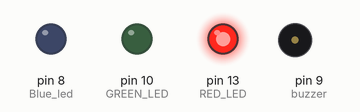
The sketch below on a simulated Arduino Uno, built with avr-gcc and run on an emulated ATmega328P. Shown: output pins drawn as LEDs (lit = HIGH), buzzer (waves = sounding).

Above: at 1.0 s.
At 3.2 s:
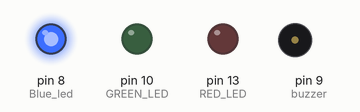
At 5.9 s:
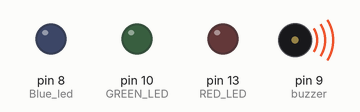
At 8.9 s:
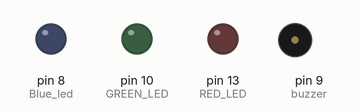
At 12.1 s:
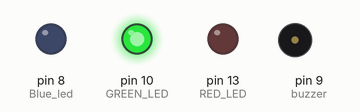
Timing chart, 0 to 12.7 s (numbered marks = the images above):
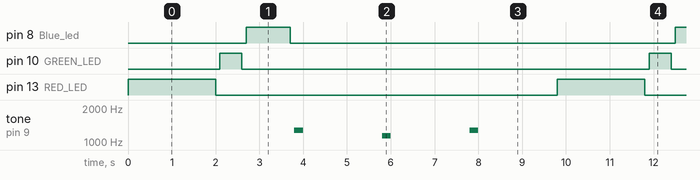

The sketch:

ComputersQuiz-Led_Buzzer_Button.ino
```cpp
void setup() {

  pinMode(13,OUTPUT); //RED LED
  pinMode(10,OUTPUT); //GREEN LED
  pinMode(9,OUTPUT); //buzzer
  pinMode(8,OUTPUT); //Blue led


}

void loop() {
  //RED LED
  digitalWrite(13,HIGH);
  delay(2000);
  digitalWrite(13,LOW);
  delay(100);

//  GREEN
  digitalWrite(10,HIGH);
  delay(500);
  digitalWrite(10,LOW);
  delay(100);

  //  blue led
  digitalWrite(8,HIGH);
  delay(1000);
  digitalWrite(8,LOW);
  delay(100);

  //BUZZER
  tone(9,1275,200);
  delay(2000);

  tone(9,1136,200);
  delay(2000);

  tone(9,1275,200);
  delay(2000);
}
```

Measured:
- by itself, pin 8 (Blue_led): alternates HIGH for 1.0 s and LOW for 8.8 s
- by itself, pin 10 (GREEN_LED): alternates HIGH for 0.50 s and LOW for 9.3 s
- by itself, pin 13 (RED_LED): alternates HIGH for 2.0 s and LOW for 7.8 s
- by itself, tone on pin 9 (buzzer): repeats every 9.8 s: silent 1.8 s, 1136 Hz 0.20 s, silent 1.8 s, 1275 Hz 0.20 s, silent 5.6 s, 1275 Hz 0.20 s
